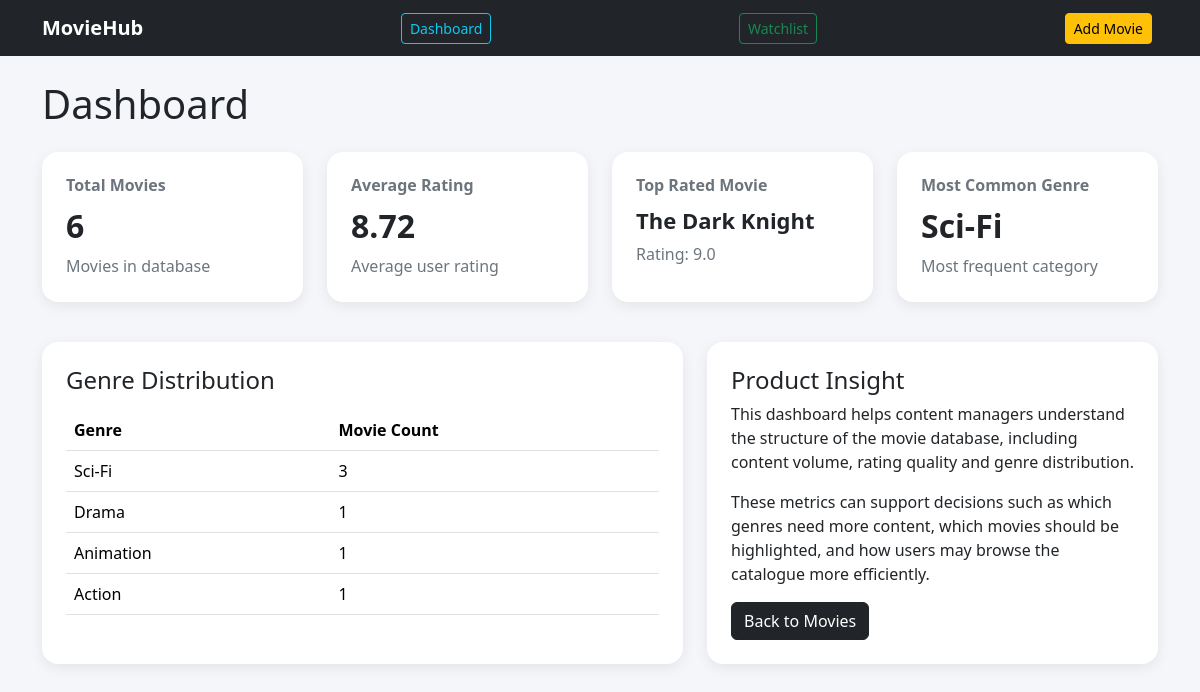
/dashboard, run on the app's committed database.
### models.py (models this page shows, shortened)
class Movie(db.Model):
    id = db.Column(db.Integer, primary_key=True)
    title = db.Column(db.String(100), nullable=False)
    director = db.Column(db.String(100))
    year = db.Column(db.Integer)
    genre = db.Column(db.String(50))
    rating = db.Column(db.Float)
    description = db.Column(db.Text)
    poster_url = db.Column(db.String(300))

### app.py (the view)
@app.route("/dashboard")
def dashboard():
    total_movies = Movie.query.count()
    average_rating = db.session.query(func.avg(Movie.rating)).scalar()
    if average_rating:
        average_rating = round(average_rating, 2)
    else:
        average_rating = 0
    top_movie = Movie.query.order_by(Movie.rating.desc()).first()
    genre_counts = (
        db.session.query(Movie.genre, func.count(Movie.id))
        .group_by(Movie.genre)
        .order_by(func.count(Movie.id).desc())
        .all()
    )
    most_common_genre = genre_counts[0][0] if genre_counts else "N/A"
    return render_template(
        "dashboard.html",
        total_movies=total_movies,
        average_rating=average_rating,
        top_movie=top_movie,
        genre_counts=genre_counts,
        most_common_genre=most_common_genre
    )

### templates/dashboard.html
{% extends "base.html" %}
{% block content %}
<h1 class="mb-4">Dashboard</h1>
<div class="row mb-4">
    <div class="col-md-3 mb-3">
        <div class="dashboard-card">
            <h6>Total Movies</h6>
            <h2>{{ total_movies }}</h2>
            <p>Movies in database</p>
        </div>
    </div>
    <div class="col-md-3 mb-3">
        <div class="dashboard-card">
            <h6>Average Rating</h6>
            <h2>{{ average_rating }}</h2>
            <p>Average user rating</p>
        </div>
    </div>
    <div class="col-md-3 mb-3">
        <div class="dashboard-card">
            <h6>Top Rated Movie</h6>
            {% if top_movie %}
            <h2 class="small-title">{{ top_movie.title }}</h2>
            <p>Rating: {{ top_movie.rating }}</p>
            {% else %}
            <h2>N/A</h2>
            <p>No data available</p>
            {% endif %}
        </div>
    </div>
    <div class="col-md-3 mb-3">
        <div class="dashboard-card">
            <h6>Most Common Genre</h6>
            <h2>{{ most_common_genre }}</h2>
            <p>Most frequent category</p>
        </div>
    </div>
</div>
<div class="row">
    <div class="col-md-7">
        <div class="dashboard-section">
            <h4>Genre Distribution</h4>
            {% if genre_counts %}
            <table class="table table-hover mt-3">
                <thead>
                    <tr>
                        <th>Genre</th>
                        <th>Movie Count</th>
                    </tr>
                </thead>
                <tbody>
                    {% for genre, count in genre_counts %}
                    <tr>
                        <td>{{ genre }}</td>
                        <td>{{ count }}</td>
                    </tr>
                    {% endfor %}
                </tbody>
            </table>
            {% else %}
            <p>No genre data available.</p>
            {% endif %}
        </div>
    </div>
    <div class="col-md-5">
        <div class="dashboard-section">
            <h4>Product Insight</h4>
            <p>
                This dashboard helps content managers understand the structure
                of the movie database, including content volume, rating quality
                and genre distribution.
            </p>
            <p>
                These metrics can support decisions such as which genres need
                more content, which movies should be highlighted, and how users
                may browse the catalogue more efficiently.
            </p>
            <a href="/" class="btn btn-dark">Back to Movies</a>
        </div>
    </div>
</div>
{% endblock %}

### templates/base.html (shortened to what this page needs)
<!DOCTYPE html>
<html lang="en">
<head>
    <link href="https://cdn.jsdelivr.net/npm/bootstrap@5.3.3/dist/css/bootstrap.min.css" rel="stylesheet">
    <link rel="stylesheet" href="{{ url_for('static', filename='style.css') }}">
</head>
<body>
    <nav class="navbar navbar-dark bg-dark">
        <div class="container">
            <a class="navbar-brand" href="/">MovieHub</a>
            <a href="/dashboard" class="btn btn-outline-info btn-sm">Dashboard</a>
            <a href="/watchlist" class="btn btn-outline-success btn-sm">Watchlist</a>
            <a href="/add" class="btn btn-warning btn-sm">Add Movie</a>
        </div>
    </nav>
    <div class="container mt-4">
        {% block content %}
        {% endblock %}
    </div>
</body>
</html>

### static/style.css (style rules this page uses)
body { background-color: #f5f6fa; }
.navbar-brand { font-weight: bold; }
.btn { margin-right: 6px; }
.dashboard-card { background-color: #ffffff; padding: 24px; border-radius: 16px; box-shadow: 0 4px 14px rgba(0, 0, 0, 0.07); height: 100%; }
.dashboard-card h6 { color: #6c757d; font-weight: 600; margin-bottom: 12px; }
.dashboard-card h2 { font-size: 32px; font-weight: bold; margin-bottom: 8px; }
.dashboard-card p { color: #6c757d; margin-bottom: 0; }
.small-title { font-size: 22px !important; }
.dashboard-section { background-color: #ffffff; padding: 24px; border-radius: 16px; box-shadow: 0 4px 14px rgba(0, 0, 0, 0.07); height: 100%; }

### data on the page
Movie: title "The Dark Knight", rating "9.0", genre "Action", count "1"
Movie: genre "Drama", count "1"
Movie: genre "Animation", count "1"

### other printed values
{{ total_movies }} "6"
{{ average_rating }} "8.72"
{{ most_common_genre }} "Sci-Fi"
{{ genre }} "Sci-Fi"
{{ count }} "3"
